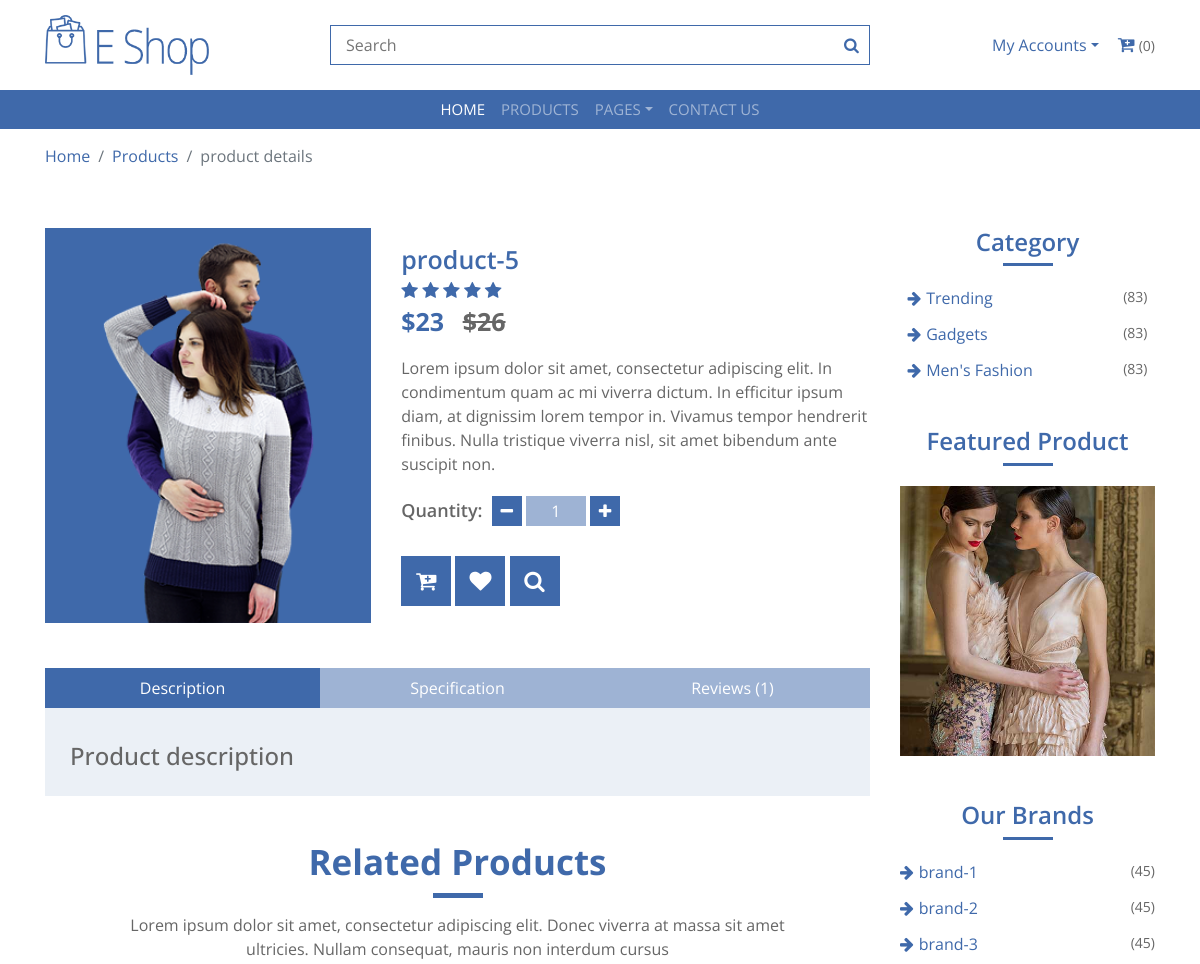
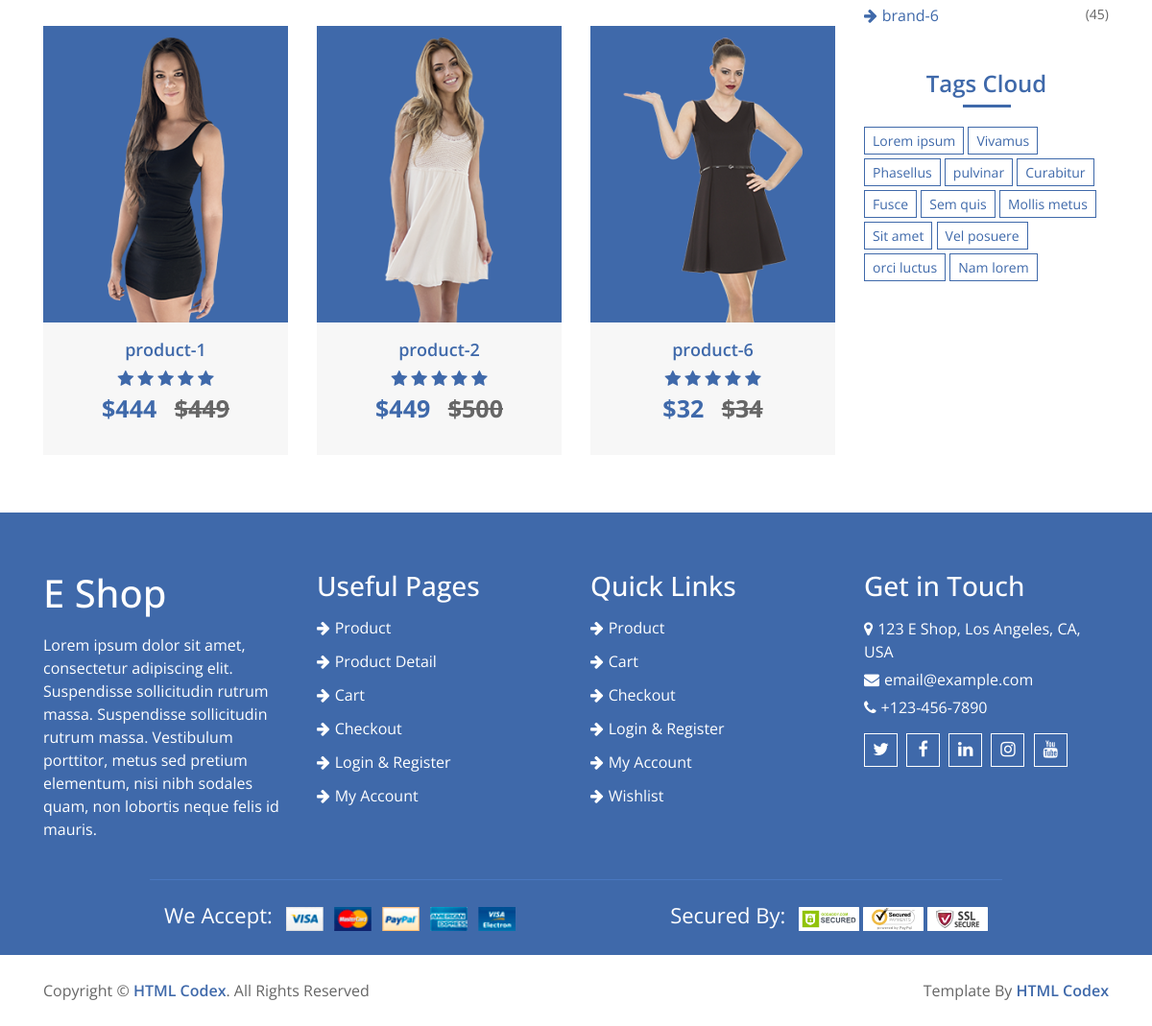
The app's page /product_details/product-5 with its own data (2 pictures, top to bottom).
### home/models.py (models this page shows, shortened)
class Product(models.Model):
    name = models.CharField(max_length=300)
    slug = models.CharField(max_length=500, unique=True)
    image = models.ImageField(upload_to='media')
    price = models.IntegerField()
    discounted_price = models.IntegerField(default=0)
    description = models.TextField(blank=True)
    specification = models.TextField(blank=True)
    category = models.ForeignKey(Category, on_delete=models.CASCADE)
    subcategory = models.ForeignKey(SubCategory, on_delete=models.CASCADE)
    brand = models.ForeignKey(Brand, on_delete=models.CASCADE)
    labels = models.CharField(choices=LABELS, max_length=50)
    stock = models.CharField(choices=STOCK, max_length=50)

class Category(models.Model):
    name = models.CharField(max_length=300)
    image = models.ImageField(upload_to='media')
    slug = models.CharField(max_length=500, unique=True)

class Brand(models.Model):
    name = models.CharField(max_length=500)
    image = models.ImageField(upload_to='media')
    rank = models.IntegerField(unique=True)
    slug = models.CharField(max_length=500, unique=True)

### home/views.py (the view)
# urls.py: path('product_details/<slug>', ProductDetailView.as_view(), name='product_details'),
class ProductDetailView(BaseView):
    def get(self,request,slug):
        self.views
        self.views['productdetails'] = Product.objects.filter(slug = slug)
        subcat_ids =Product.objects.get(slug = slug).subcategory_id
        self.views['related_products'] = Product.objects.filter(subcategory_id=subcat_ids)
        self.views['product_reviews'] = ProductReview.objects.filter(slug = slug)
        return render(request, 'product-detail.html', self.views)

### templates/product-detail.html (shortened to what this page needs)
{% extends 'base.html' %}
{% load static %}
{% block content %}
        <div class="breadcrumb-wrap">
            <div class="container">
                <ul class="breadcrumb">
                    <li class="breadcrumb-item"><a href="#">Home</a></li>
                    <li class="breadcrumb-item"><a href="#">Products</a></li>
                    <li class="breadcrumb-item active">product details</li>
                </ul>
            </div>
        </div>
        <div class="product-detail">
            <div class="container">
                <div class="row">
                    {% for detail in productdetails %}
                    <div class="col-lg-9">
                        <div class="row align-items-center product-detail-top">
                            <div class="col-md-5">
                                <div class="product-slider-single">
                                    <img src="{{detail.image.url}}" alt="Product Image">
                                </div>
                            </div>
                            <div class="col-md-7">
                                <div class="product-content">
                                    <div class="title"><h2>{{detail.name}}</h2></div>
                                    <div class="ratting">
                                        <i class="fa fa-star"></i>
                                        <i class="fa fa-star"></i>
                                        <i class="fa fa-star"></i>
                                        <i class="fa fa-star"></i>
                                        <i class="fa fa-star"></i>
                                    </div>
                                    <div class="price">{% if detail.discounted_price %}
                                        ${{detail.discounted_price}} <span>${{detail.price}}</span>
                                        {% else %}
                                        {{detail.price}}
                                        {% endif %}
                                    </div>
                                    <div class="details">
                                        <p>
                                            Lorem ipsum dolor sit amet, consectetur adipiscing elit. In condimentum quam ac mi viverra dictum. In efficitur ipsum diam, at dignissim lorem tempor in. Vivamus tempor hendrerit finibus. Nulla tristique viverra nisl, sit amet bibendum ante suscipit non.
                                        </p>
                                    </div>
                                    <div class="quantity">
                                        <h4>Quantity:</h4>
                                        <div class="qty">
                                            <button class="btn-minus"><i class="fa fa-minus"></i></button>
                                            <input type="text" value="1">
                                            <button class="btn-plus"><i class="fa fa-plus"></i></button>
                                        </div>
                                    </div>
                                    <div class="action">
                                        <a href="#"><i class="fa fa-cart-plus"></i></a>
                                        <a href="#"><i class="fa fa-heart"></i></a>
                                        <a href="#"><i class="fa fa-search"></i></a>
                                    </div>
                                </div>
                            </div>
                        </div>
                        <div class="row product-detail-bottom">
                            <div class="col-lg-12">
                                <ul class="nav nav-pills nav-justified">
                                    <li class="nav-item">
                                        <a class="nav-link active" data-toggle="pill" href="#description">Description</a>
                                    </li>
                                    <li class="nav-item">
                                        <a class="nav-link" data-toggle="pill" href="#specification">Specification</a>
                                    </li>
                                    <li class="nav-item">
                                        <a class="nav-link" data-toggle="pill" href="#reviews">Reviews (1)</a>
                                    </li>
                                </ul>
                                <div class="tab-content">
                                    <div id="description" class="container tab-pane active"><br>
                                        <h4>Product description</h4>
                                    </div>
                                </div>
                            </div>
                        </div>
                        <div class="container">
                            <div class="section-header">
                                <h3>Related Products</h3>
                                <p>
                                    Lorem ipsum dolor sit amet, consectetur adipiscing elit. Donec viverra at massa sit amet ultricies. Nullam consequat, mauris non interdum cursus
                                </p>
                            </div>
                        </div>
                        <div class="row align-items-center product-slider product-slider-3">
                            {% for hot in related_products %}
                    <div class="col-lg-3">
                        <div class="product-item">
                            <div class="product-image">
                                <a href="product-detail.html">
                                    <img src="{{hot.image.url}}" alt="Product Image">
                                </a>
                            </div>
                            <div class="product-content">
                                <div class="title"><a href="/product_details/{{hot.slug}}">{{hot.name}}</a></div>
                                <div class="ratting">
                                    <i class="fa fa-star"></i>
                                    <i class="fa fa-star"></i>
                                    <i class="fa fa-star"></i>
                                    <i class="fa fa-star"></i>
                                    <i class="fa fa-star"></i>
                                </div>
                                <div class="price">
                                    {% if hot.discounted_price > 0 %}
                                    ${{hot.discounted_price}} <span>${{hot.price}}</span>
                                    {% else %}
                                    ${{hot.price}}
                                    {% endif %}
                                </div>
                            </div>
                        </div>
                    </div>
                    {% endfor %}
                        </div>
                    </div>
                    {% endfor %}
                    <div class="col-lg-3">
                        <div class="sidebar-widget category">
                            <h2 class="title">Category</h2>
                            <ul>
                                {% for cat in categories %}
                                <li><a href="#">{{cat.name}}</a><span>(83)</span></li>
                                {% endfor %}
                            </ul>
                        </div>
                        <div class="sidebar-widget image">
                            <h2 class="title">Featured Product</h2>
                            <a href="#">
                                <img src="{% static 'img/category-1.jpg' %}" alt="Image">
                            </a>
                        </div>
                        <div class="sidebar-widget brands">
                            <h2 class="title">Our Brands</h2>
                            <ul>
                                {% for brand in brands %}
                                <li><a href="#">{{brand.name}} </a><span>(45)</span></li>
                                {% endfor %}
                            </ul>
                        </div>
                        <div class="sidebar-widget tag">
                            <h2 class="title">Tags Cloud</h2>
                            <a href="#">Lorem ipsum</a>
                            <a href="#">Vivamus</a>
                            <a href="#">Phasellus</a>
                            <a href="#">pulvinar</a>
                            <a href="#">Curabitur</a>
                            <a href="#">Fusce</a>
                            <a href="#">Sem quis</a>
                            <a href="#">Mollis metus</a>
                            <a href="#">Sit amet</a>
                            <a href="#">Vel posuere</a>
                            <a href="#">orci luctus</a>
                            <a href="#">Nam lorem</a>
                        </div>
                    </div>
                </div>
            </div>
        </div>
{% endblock %}

### records on screen
Product: image (picture), name "product-5", discounted_price "23", price "26"
Product: image (picture), name "product-1", discounted_price "444", price "449"
Product: image (picture), name "product-2", discounted_price "449", price "500"
Product: image (picture), name "product-6", discounted_price "32", price "34"
Category: name "Trending"
Category: name "Gadgets"
Category: name "Men's Fashion"
Brand: name "brand-1"
Brand: name "brand-2"
Brand: name "brand-3"
Brand: name "brand-6"
